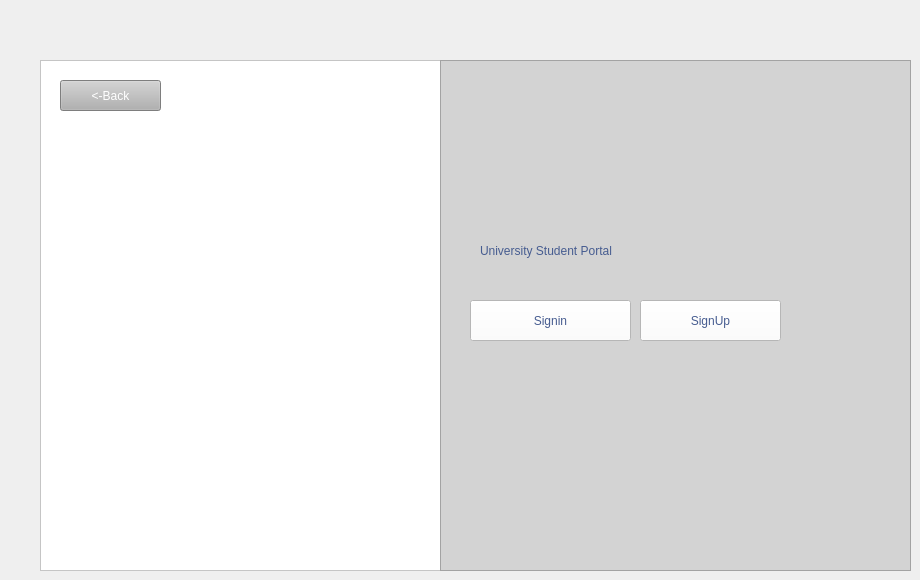
    <widget class="QWidget" name="page_5">
     <widget class="QFrame" name="frame_10">
      <property name="geometry">
       <rect>
        <x>440</x>
        <y>60</y>
        <width>471</width>
        <height>511</height>
       </rect>
      </property>
      <property name="styleSheet">
       <string notr="true">background-color: rgb(211, 211, 211);</string>
      </property>
      <property name="frameShape">
       <enum>QFrame::Shape::StyledPanel</enum>
      </property>
      <property name="frameShadow">
       <enum>QFrame::Shadow::Raised</enum>
      </property>
      <widget class="QLabel" name="label_15">
       <property name="geometry">
        <rect>
         <x>330</x>
         <y>20</y>
         <width>61</width>
         <height>61</height>
        </rect>
       </property>
       <property name="styleSheet">
        <string notr="true">font: 700 36pt &quot;Segoe UI&quot;;
color: rgb(70, 92, 144);</string>
       </property>
       <property name="text">
        <string/>
       </property>
       <property name="pixmap">
        <pixmap resource="project01.qrc">:/newPrefix/Screenshot_2025-05-15_005716-removebg-preview.png</pixmap>
       </property>
       <property name="scaledContents">
        <bool>true</bool>
       </property>
      </widget>
      <widget class="QPushButton" name="StudentSigninB">
       <property name="geometry">
        <rect>
         <x>30</x>
         <y>240</y>
         <width>161</width>
         <height>41</height>
        </rect>
       </property>
       <property name="styleSheet">
        <string notr="true">background-color: rgb(255, 255, 255);
color: rgb(70, 92, 144);
font: 700 12pt &quot;Segoe UI&quot;;</string>
       </property>
       <property name="text">
        <string>Signin</string>
       </property>
      </widget>
      <widget class="QPushButton" name="StudentSignUpB">
       <property name="geometry">
        <rect>
         <x>200</x>
         <y>240</y>
         <width>141</width>
         <height>41</height>
        </rect>
       </property>
       <property name="styleSheet">
        <string notr="true">background-color: rgb(255, 255, 255);
color: rgb(70, 92, 144);
font: 700 12pt &quot;Segoe UI&quot;;</string>
       </property>
       <property name="text">
        <string>SignUp</string>
       </property>
      </widget>
      <widget class="QLabel" name="label_16">
       <property name="geometry">
        <rect>
         <x>40</x>
         <y>150</y>
         <width>321</width>
         <height>81</height>
        </rect>
       </property>
       <property name="styleSheet">
        <string notr="true">font: 700 20pt &quot;Segoe UI&quot;;

color: rgb(70, 92, 144);</string>
       </property>
       <property name="text">
        <string>University Student Portal</string>
       </property>
      </widget>
     </widget>
     <widget class="QFrame" name="frame_9">
      <property name="geometry">
       <rect>
        <x>40</x>
        <y>60</y>
        <width>471</width>
        <height>511</height>
       </rect>
      </property>
      <property name="styleSheet">
       <string notr="true">background-color: rgb(255, 255, 255);</string>
      </property>
      <property name="frameShape">
       <enum>QFrame::Shape::StyledPanel</enum>
      </property>
      <property name="frameShadow">
       <enum>QFrame::Shadow::Raised</enum>
      </property>
      <widget class="QLabel" name="label_14">
       <property name="geometry">
        <rect>
         <x>40</x>
         <y>20</y>
         <width>351</width>
         <height>431</height>
        </rect>
       </property>
       <property name="text">
        <string/>
       </property>
       <property name="pixmap">
        <pixmap resource="project01.qrc">:/newPrefix/Privacy policy-rafiki.png</pixmap>
       </property>
       <property name="scaledContents">
        <bool>true</bool>
       </property>
      </widget>
      <widget class="QPushButton" name="StudentPortalbackB_2">
       <property name="geometry">
        <rect>
         <x>20</x>
         <y>20</y>
         <width>101</width>
         <height>31</height>
        </rect>
       </property>
       <property name="styleSheet">
        <string notr="true">
background-color: rgb(177, 177, 177);
color: rgb(255, 255, 255);
font: 12pt &quot;Segoe UI&quot;;</string>
       </property>
       <property name="text">
        <string>&lt;-Back</string>
       </property>
      </widget>
     </widget>
     <zorder>frame_9</zorder>
     <zorder>frame_10</zorder>
    </widget>
